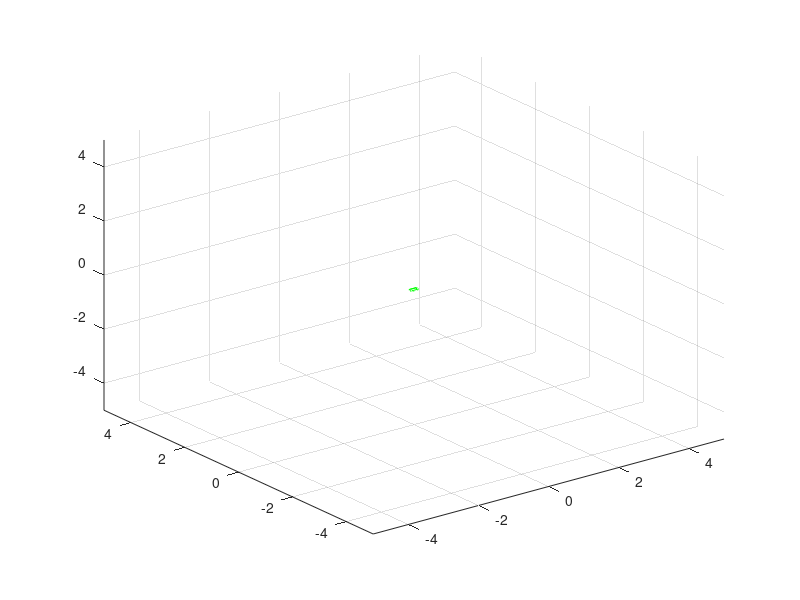

Recreate this plot in MATLAB. (Note: this script raises an error after producing the figure.)

function [ax,ay,az] = Move()
%%Connection%%
global MyCOM
disp('Move');

global status; %% get out of the loop
status = 0;

%Cube generate
A = [-0.1 -0.05 0.01];
B = [0.1 -0.05 0.01];
C = [-0.1 0.05 0.01];
D = [-0.1 -0.05 -0.01];
E = [-0.1 0.05 -0.01];
F = [0.1 -0.05 -0.01];
G = [0.1 0.05 0.01];
H = [0.1 0.05 -0.01];
P = [A;B;F;H;G;C;A;D;E;H;F;D;E;C;G;B];

plot3(P(:,1),P(:,2),P(:,3),'g');% original cube
grid on;
axis([-5 5 -5 5 -5 5]);
drawnow;

index = 1;

a = [0 0 0];
aRaw =[0 0 0];
aRefe =[0 0 1];
v = [0 0 0];
vRaw = [0 0 0];

xx(index)=0; xy(index)=0; xz(index)=0;

sumX=0; sumY=0; sumZ=0;
countLowersX=0; countLowersY=0; countLowersZ=0;

pitch(index)=0; roll(index)=0; yaw(index)=0;
pitchAverage(index)=0; rollAverage(index)=0; yawAverage(index)=0;

pitchStart=0; rollStart=0; yawStart=0;

X(1) = -0.1; Y(1) = -0.05; Z(1) = 0.01;

axisScale=1;
textScale=1;

first = 1 ;
while status == 0
    if first == 1
        for c=1 ; 25 
            fprintf (MyCOM, 'P');
            pitchstr = fscanf (MyCOM, '%c', 7); %% get the 25 initial values - consider them noise
            yawstr = fscanf (MyCOM, '%c', 7);
            rollstr = fscanf (MyCOM, '%c', 7);

            axStr = fscanf (MyCOM, '%c', 7);
            ayStr = fscanf (MyCOM, '%c', 7);
            azStr = fscanf (MyCOM, '%c', 7);
        end
        
        %sent as string *1000, now we divide in 1000 to get the real num in
        %rad
        pitchStart = deg2rad(str2double(pitchstr)/1000);
        rollStart = deg2rad(str2double(rollstr)/1000);
        yawStart = deg2rad(str2double(yawstr)/1000);

        first=0;
    end
    
    tic;
    index = index + 1;
    %% get the real values
    fprintf (MyCOM, 'P');
    pitchstr = fscanf (MyCOM, '%c', 7);
    yawstr = fscanf (MyCOM, '%c', 7);
    rollstr = fscanf (MyCOM, '%c', 7);
    
    axStr = fscanf (MyCOM, '%c', 7);
    ayStr = fscanf (MyCOM, '%c', 7);
    azStr =fscanf (MyCOM, '%c', 7);
    
    pitch(index) = deg2rad(str2double(pitchstr)/1000);
    roll(index) = deg2rad(str2double(rollstr)/1000);
    yaw(index) = deg2rad(str2double(yawstr)/1000);

   % dcm = angle2dcm(yaw-yawStart, pitch-pitchStart, roll-rollStart);

    aNow  = [str2double(axStr)/1000 str2double(ayStr)/1000 str2double(azStr)/1000];
    
   % aNow  = dcm*[str2double(axStr)/1000 str2double(ayStr)/1000 str2double(azStr)/1000]';
   % aNow=aNow';
    a =[a ; aNow];
    aRaw = [aRaw ; aNow];
    
    %Reference filter
    if(index>=6)
       averageXRefe=sum( aRaw(index-5:index-1 , 1) )/5;
       averageYRefe=sum( aRaw(index-5:index-1, 2) )/5;
       averageZRefe=sum( aRaw(index-5:index-1,3) )/5;
       if(averageXRefe-0.003<aNow(1) &&  aNow(1)<averageXRefe+0.003)
          aRefe(1)=averageXRefe;
       end
       if(averageYRefe-0.003<aNow(2) &&  aNow(2)<averageYRefe+0.003)
          aRefe(2)=averageYRefe;
       end
       if(averageZRefe-0.003<aNow(3) &&  aNow(3)<averageZRefe+0.003)
          aRefe(3)=averageZRefe;
       end       
    end
    
    if(index>10)
       pitchAverage(index)= sum( pitch(index-5:index) )/6;
       rollAverage(index)= sum( roll(index-5:index) )/6;
       yawAverage(index)= sum( yaw(index-5:index) )/6;
       if abs(pitchAverage(index)-pitchAverage(index-1))>0.05 || abs(rollAverage(index)-rollAverage(index-1))>0.05 || abs(yawAverage(index)-yawAverage(index-1))>1
         aRefe(1)=sum( aRaw(index-2:index ,1) )/3;
         aRefe(2)=sum( aRaw(index-2:index ,2) )/3;       
      end
   end
    
    a(index, 1) = a(index, 1)-aRefe(1);
    a(index, 2) = a(index, 2)-aRefe(2);
    a(index, 3) = a(index, 3)-aRefe(3);

    %Low (close to zero) values filter
    if(abs(a(index, 1))<0.005)
       a(index, 1)=0;
       a(index-1, 1)=0;
    end
    
    if(abs(a(index, 2))<0.005)
       a(index, 2)=0;
       a(index-1, 2)=0;
    end
    
    if(abs(a(index, 3))<0.005)
       a(index, 3)=0;
       a(index-1, 3)=0;
    end
    
    %Constant low values filter
    if(abs(a(index, 1))<0.03)
        countLowersX=countLowersX+1;
        sumX=sumX+a(index, 1);
    else
        countLowersX=0;
        sumX=0;
    end
    
    if(abs(a(index, 2))<0.03)
        countLowersY=countLowersY+1;
        sumY=sumY+a(index, 2);
    else
        countLowersY=0;
        sumY=0;
    end
        
    if(abs(a(index, 3))<0.03)
        countLowersZ=countLowersZ+1;
        sumZ=sumZ+a(index, 3);
    else
        countLowersZ=0;
        sumZ=0;
    end

    if(countLowersX>10)
        averageX=sumX/countLowersX;
        if abs(averageX)<0.015
            v(index-1, 1)=0;
            a(index-1, 1)=0;
            a(index, 1)=0;
        end
    end
    
    if(countLowersY>10)
        averageY=sumY/countLowersY;
        if abs(averageY)<0.015
           v(index-1, 2)=0;
           a(index-1, 2)=0;
           a(index, 2)=0;
        end
    end 
    
    if(countLowersZ>10)
        averageZ=sumZ/countLowersZ;
        if abs(averageZ)<0.015
           v(index-1, 3)=0;
           a(index-1, 3)=0;
           a(index, 3)=0;
        end
    end
  

a(index, :)=a(index, :)*5;
    
    now = toc;
    now = 0.08; %12.5Hz 
    %first integral to get velocity 
    v(index, 1)=v(index-1, 1)+trapezIntegral(0,now,a(index-1, 1),a(index, 1));
    v(index, 2)=v(index-1, 2)+trapezIntegral(0,now,a(index-1, 2),a(index, 2));
    v(index, 3)=v(index-1, 3)+trapezIntegral(0,now,a(index-1,3),a(index, 3));
    
    vRaw(index, 1)=vRaw(index-1, 1)+trapezIntegral(0,now,a(index-1, 1),a(index, 1));
    vRaw(index, 2)=vRaw(index-1, 2)+trapezIntegral(0,now,a(index-1, 2),a(index, 2));
    vRaw(index, 3)=vRaw(index-1, 3)+trapezIntegral(0,now,a(index-1,3),a(index, 3));
   
    %Stopping filter 
   if(index>5)
       if(vRaw(index-1, 1) ~= 0) 
    if(sign(v(index, 1)) ~= sign(v(index-1, 1)) && v(index, 1)~=0 )  %if chagnge in velocity sigh has been made
       totaldis=abs(sum( xx( index-5:index-1) ));  %the total change in distance
       if(totaldis>0)%if there was change in distace, then there was a move the should be stopped 
          v(index, 1)=0;
       end
    end
       end
     if(vRaw(index-1, 2) ~= 0) 
    if(sign(v(index, 2)) ~= sign(v(index-1, 2))  && v(index, 2)~=0 )  %if chagnge in velocity sigh has been made
       totaldis=abs(sum( xy( index-5:index-1) ));  %the total change in distance
       if(totaldis>0) %if there was change in distace, then there was a move the should be stopped 
          v(index, 2)=0;
       end
    end
     end
      if(v(index-1, 3) ~= 0)
        if(sign(v(index, 3)) ~= sign(v(index-1, 3))  && v(index, 3)~=0 )  %if chagnge in velocity sigh has been made
            totaldis=abs(sum( xz( index-5:index-1) ));  %the total change in distance
            if(totaldis>0) %if there was change in distace, then there was a move the should be stopped 
                v(index, 3)=0;
                %The Thinking behind  "if (totaldis>0.1)" condition is to avoid situation
                %in which after a big change in Z axis we get an instant
                %change in y or x axis (one that is not reasonable to
                %occer)
                if (totaldis>0.1)
                   v(index,1)=0;
                   v(index, 2)=0;
                end
            end
        end
      end
    
    end
    
    %second integral to get position 
    xx(index)=trapezIntegral(0,now,v(index-1, 1),v(index, 1));
    xy(index)=trapezIntegral(0,now,v(index-1, 2),v(index, 2));
    xz(index)=trapezIntegral(0,now,v(index-1, 3),v(index, 3));
    
    %in order to avoid high high changes in distance
    if(xx(index)>0.05)
       xx(index)=xx(index)/10;
    end
    if(xy(index)>0.05)
       xy(index)=xy(index)/10;
    end
    if(xz(index)>0.05)
       xz(index)=xz(index)/10;
    end
    
    dx = [xx(index),xy(index),xz(index)]; %change in position      
    
    A = A + dx;
    B = B + dx;
    C = C + dx;
    D = D + dx;
    E = E + dx;
    F = F + dx;
    G = G + dx;
    H = H + dx;
    P = [A;B;F;H;G;C;A;D;E;H;F;D;E;C;G;B];
    
    X(index) = X(index-1) + xx(index);
    Y(index) = Y(index-1) + xy(index);
    Z(index) = Z(index-1) + xz(index);
    
    if( abs(X(index))>axisScale || abs(Y(index))>axisScale || abs(Z(index))>axisScale )
       axisScale=axisScale*1.5;
       textScale=textScale+1;
    end
    arr = [X(index) Y(index) Z(index)];
    disp (arr);
    
    plot3(P(:,1),P(:,2),P(:,3),'g', X,Y,Z,'r'); % original cube and line
    grid on;
    axis([-axisScale axisScale -axisScale axisScale -axisScale axisScale]);
    
    xlabel('x') % x-axis label
    ylabel('y') % y-axis label
    zlabel('z') % z-axis label
    
    text(-0.7,1.7,1.4*textScale,  num2str(v(index, 1)));
    text(-0.7,1.7,1.3*textScale,  num2str(v(index, 2)))
    text(-0.7,1.7,1.2*textScale,  num2str(v(index, 3)))
    
    text(-0.7,1.7,1.1*textScale,  num2str(a(index, 1)));
    text(-0.7,1.7,1.0*textScale,  num2str(a(index, 2)))
    text(-0.7,1.7,0.9*textScale,  num2str(a(index, 3)))

    drawnow;
        
end

function[ans0] = trapezIntegral(t0,t1,f0,f1)
ans0= (t1-t0)*(f0+f1)/2;
end 

end